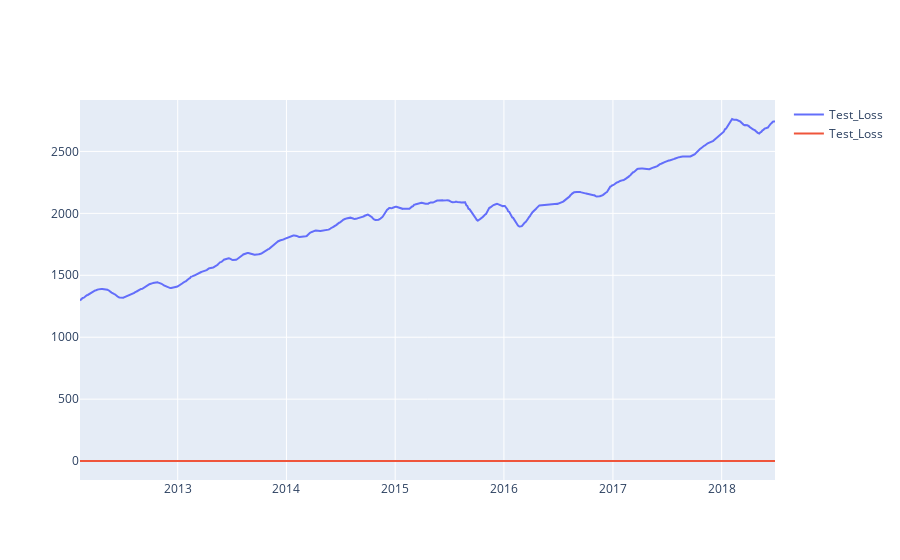

Source (notebook cell):
### Code cell
fig = go.Figure()
fig.add_trace(go.Scatter(x = test[time_steps:].date, y = test_score_df.loss,
                         mode = 'lines', name = 'Test_Loss'
                        ))
fig.add_trace(go.Scatter(x = test[time_steps:].date, y = test_score_df.threshold,
                         mode = 'lines', name = 'Test_Loss'
                        ))
fig.update_layout(showlegend = True)
fig.show()

### Figure 1 — Plotly figure (JSON) as saved in the notebook; plotly's stock layout.template omitted (floating-point values rounded to 4 significant figures; data arrays with more than 128 entries replaced by an {"elided": "..."} marker saying what was removed)
{"data": [{"mode": "lines", "name": "Test_Loss", "type": "scatter", "x": {"elided": "1609 str values"}, "y": {"elided": "1609 float values"}}, {"mode": "lines", "name": "Test_Loss", "type": "scatter", "x": {"elided": "1609 str values"}, "y": {"elided": "1609 float values"}}], "layout": {"showlegend": true}}
